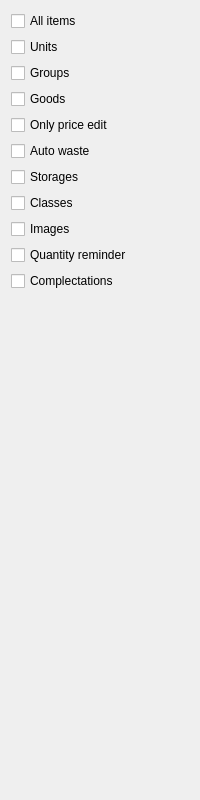
     <widget class="QWidget" name="tab_6">
      <attribute name="title">
       <string>Goods</string>
      </attribute>
      <layout class="QGridLayout" name="gridLayout_4">
       <item row="3" column="0">
        <widget class="C5CheckBox" name="checkBox_14">
         <property name="text">
          <string>Goods</string>
         </property>
         <property name="Tag" stdset="0">
          <number>603</number>
         </property>
        </widget>
       </item>
       <item row="9" column="0">
        <widget class="C5CheckBox" name="checkBox_211">
         <property name="text">
          <string>Quantity reminder</string>
         </property>
         <property name="Tag" stdset="0">
          <number>609</number>
         </property>
        </widget>
       </item>
       <item row="5" column="0">
        <widget class="C5CheckBox" name="checkBox_15">
         <property name="text">
          <string>Auto waste</string>
         </property>
         <property name="Tag" stdset="0">
          <number>604</number>
         </property>
        </widget>
       </item>
       <item row="11" column="1">
        <spacer name="verticalSpacer_4">
         <property name="orientation">
          <enum>Qt::Orientation::Vertical</enum>
         </property>
         <property name="sizeHint" stdset="0">
          <size>
           <width>20</width>
           <height>498</height>
          </size>
         </property>
        </spacer>
       </item>
       <item row="10" column="0">
        <widget class="C5CheckBox" name="checkBox_213">
         <property name="text">
          <string>Complectations</string>
         </property>
         <property name="Tag" stdset="0">
          <number>610</number>
         </property>
        </widget>
       </item>
       <item row="7" column="0">
        <widget class="C5CheckBox" name="checkBox_63">
         <property name="text">
          <string>Classes</string>
         </property>
         <property name="Tag" stdset="0">
          <number>607</number>
         </property>
        </widget>
       </item>
       <item row="8" column="0">
        <widget class="C5CheckBox" name="checkBox_65">
         <property name="text">
          <string>Images</string>
         </property>
         <property name="Tag" stdset="0">
          <number>608</number>
         </property>
        </widget>
       </item>
       <item row="1" column="0">
        <widget class="C5CheckBox" name="checkBox_12">
         <property name="text">
          <string>Units</string>
         </property>
         <property name="Tag" stdset="0">
          <number>601</number>
         </property>
        </widget>
       </item>
       <item row="6" column="0">
        <widget class="C5CheckBox" name="checkBox_17">
         <property name="text">
          <string>Storages</string>
         </property>
         <property name="Tag" stdset="0">
          <number>605</number>
         </property>
        </widget>
       </item>
       <item row="4" column="0">
        <widget class="C5CheckBox" name="checkBox_105">
         <property name="text">
          <string>Only price edit</string>
         </property>
         <property name="Tag" stdset="0">
          <number>611</number>
         </property>
        </widget>
       </item>
       <item row="0" column="0">
        <widget class="C5CheckBox" name="chGoods">
         <property name="text">
          <string>All items</string>
         </property>
         <property name="Tag" stdset="0">
          <number>600</number>
         </property>
        </widget>
       </item>
       <item row="2" column="0">
        <widget class="C5CheckBox" name="checkBox_13">
         <property name="text">
          <string>Groups</string>
         </property>
         <property name="Tag" stdset="0">
          <number>602</number>
         </property>
        </widget>
       </item>
      </layout>
     </widget>
